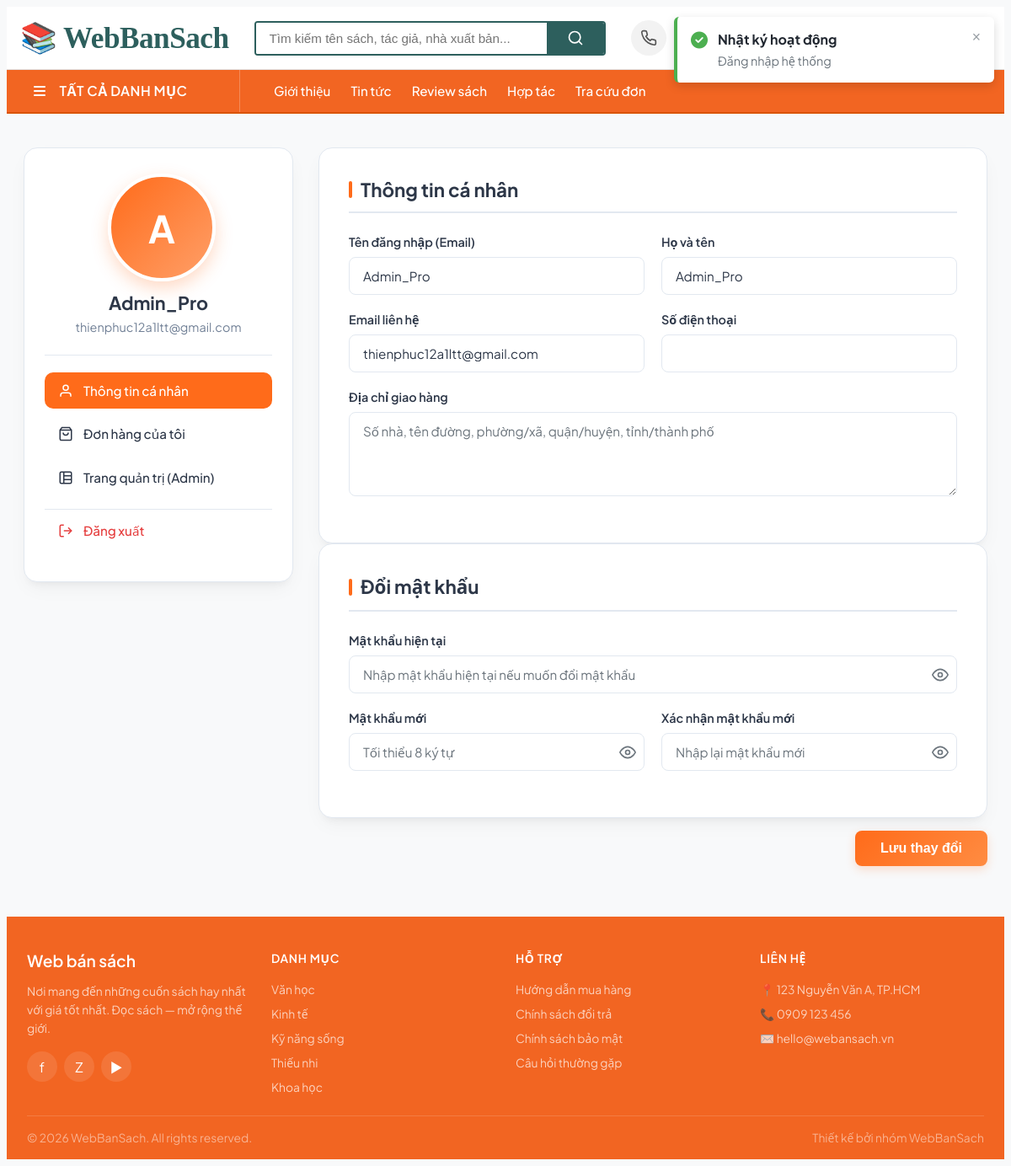
/auth/pages/profile.php (signed in), run on the app's committed database.
### tables this page shows
CREATE TABLE IF NOT EXISTS `user` (
  `CustomerID` int NOT NULL AUTO_INCREMENT,
  `RoleID` int DEFAULT NULL,
  `LastName` varchar(50) NOT NULL,
  `FirstName` varchar(50) NOT NULL,
  `Email` varchar(100) NOT NULL,
  `Password` varchar(255) NOT NULL,
  `Phone` varchar(20) DEFAULT NULL,
  `Address` text,
  `CreatedDate` datetime DEFAULT CURRENT_TIMESTAMP,
  `username` varchar(100) DEFAULT NULL,
  `ResetToken` varchar(10) DEFAULT NULL,
  `ResetTokenExpires` datetime DEFAULT NULL,
  PRIMARY KEY (`CustomerID`),
  UNIQUE KEY `Email` (`Email`),
  KEY `fk_user_role` (`RoleID`)
);

### auth/controller/profilecontroller.php (called while the page is built, shortened)
<?php
require_once __DIR__ . '/../models/Customer.php';
class ProfileController
{
    private $customerModel;
    public function __construct()
    {
        $this->customerModel = new Customer();
    }
    public function getUserProfile(int $userId): ?array
    {
        return $this->customerModel->getUserProfile($userId);
    }
}

### auth/models/Customer.php (called while the page is built, shortened)
<?php
class Customer
{
    private $conn;
    private $table = 'user';
    public function __construct()
    {
        $this->conn = $GLOBALS['conn'];
    }
    private function getRoleName(int $roleId): string
    {
        $roles = [
            1 => 'admin',
            2 => 'customer'
        ];
        return $roles[$roleId] ?? 'customer';
    }
    private function mapRowToUser(array $row): array
    {
        $fullName = trim(($row['LastName'] ?? '') . ' ' . ($row['FirstName'] ?? ''));
        return [
            'id' => (int) $row['CustomerID'],
            'username' => $row['username'] ?? $row['Email'] ?? '',
            'email' => $row['Email'],
            'password' => $row['Password'] ?? '',
            'full_name' => $fullName,
            'phone' => $row['Phone'] ?? '',
            'address' => $row['Address'] ?? '',
            'role' => $this->getRoleName((int) ($row['RoleID'] ?? 2)),
            'role_id' => (int) ($row['RoleID'] ?? 2),
            'created_at' => $row['CreatedDate'] ?? null
        ];
    }
    public function findById(int $id): ?array
    {
        $sql = "SELECT CustomerID, RoleID, LastName, FirstName, Email, username, Phone, Address, CreatedDate
                FROM {$this->table}
                WHERE CustomerID = ?
                LIMIT 1";
        $stmt = $this->conn->prepare($sql);
        $stmt->bind_param('i', $id);
        $stmt->execute();
        $result = $stmt->get_result();
        if ($result->num_rows > 0) {
            return $this->mapRowToUser($result->fetch_assoc());
        }
        return null;
    }
    public function getUserProfile(int $id): ?array
    {
        return $this->findById($id);
    }
}

### auth/pages/profile.php (the view, shortened to what this page needs)
<?php
$sessionUser = $_SESSION['user'] ?? $_SESSION['admin'] ?? null;
require_once '../../config/db.php';
require_once '../../auth/controller/profilecontroller.php';
include '../../includes/header.php';
$userId = $sessionUser['id'];
$profileController = new ProfileController();
$userData = $profileController->getUserProfile($userId);
?>
<main>
    <div class="profile-page-container">
        <div class="profile-layout">
            <aside class="profile-sidebar">
                <div class="profile-avatar-container">
                    <div class="profile-avatar-large">
                        <?php echo strtoupper(substr($userData['full_name'] ?? 'U', 0, 1)); ?>
                    </div>
                </div>
                <div class="profile-user-info">
                    <h2><?php echo htmlspecialchars($userData['full_name'] ?? 'User'); ?></h2>
                    <p><?php echo htmlspecialchars($userData['email'] ?? ''); ?></p>
                </div>
                <ul class="profile-nav-menu">
                    <li class="profile-nav-item active">
                        <a href="#">
                            <svg width="18" height="18" viewBox="0 0 24 24" fill="none" stroke="currentColor"
                                stroke-width="2">
                                <path d="M20 21v-2a4 4 0 0 0-4-4H8a4 4 0 0 0-4 4v2"></path>
                                <circle cx="12" cy="7" r="4"></circle>
                            </svg>
                            Thông tin cá nhân
                        </a>
                    </li>
                    <li class="profile-nav-item">
                        <a href="/WebBanSach/cart/history.php">
                            <svg width="18" height="18" viewBox="0 0 24 24" fill="none" stroke="currentColor"
                                stroke-width="2">
                                <path d="M6 2L3 6v14a2 2 0 0 0 2 2h14a2 2 0 0 0 2-2V6l-3-4z"></path>
                                <line x1="3" y1="6" x2="21" y2="6"></line>
                                <path d="M16 10a4 4 0 0 1-8 0"></path>
                            </svg>
                            Đơn hàng của tôi
                        </a>
                    </li>
                    <?php if (strtolower($sessionUser['role'] ?? '') === 'admin'): ?>
                    <li class="profile-nav-item">
                        <a href="/WebBanSach/admin/index.php">
                            <svg width="18" height="18" viewBox="0 0 24 24" fill="none" stroke="currentColor"
                                stroke-width="2">
                                <rect x="3" y="3" width="18" height="18" rx="2" ry="2"></rect>
                                <line x1="9" y1="3" x2="9" y2="21"></line>
                                <line x1="9" y1="9" x2="21" y2="9"></line>
                                <line x1="9" y1="15" x2="21" y2="15"></line>
                            </svg>
                            Trang quản trị (Admin)
                        </a>
                    </li>
                    <?php endif; ?>
                    <li class="profile-nav-item logout">
                        <a href="#"
                            onclick="event.preventDefault(); document.getElementById('logout-form-profile').submit();">
                            <svg width="18" height="18" viewBox="0 0 24 24" fill="none" stroke="currentColor"
                                stroke-width="2">
                                <path d="M9 21H5a2 2 0 0 1-2-2V5a2 2 0 0 1 2-2h4"></path>
                                <polyline points="16 17 21 12 16 7"></polyline>
                                <line x1="21" y1="12" x2="9" y2="12"></line>
                            </svg>
                            Đăng xuất
                        </a>
                    </li>
                </ul>
            </aside>
            <div class="profile-content-area">
                <form action="/WebBanSach/auth/pages/profile.php" method="POST">
                    <section class="profile-card">
                        <h2 class="profile-card-title">Thông tin cá nhân</h2>
                        <div class="form-grid">
                            <div class="form-group">
                                <label for="username">Tên đăng nhập (Email)</label>
                                <input type="text" id="username" name="username" class="form-control"
                                    value="<?php echo htmlspecialchars($userData['username'] ?? ''); ?>" required
                                    readonly>
                            </div>
                            <div class="form-group">
                                <label for="full_name">Họ và tên</label>
                                <input type="text" id="full_name" name="full_name" class="form-control"
                                    value="<?php echo htmlspecialchars($userData['full_name'] ?? ''); ?>" required>
                            </div>
                            <div class="form-group">
                                <label for="email">Email liên hệ</label>
                                <input type="email" id="email" name="email" class="form-control"
                                    value="<?php echo htmlspecialchars($userData['email'] ?? ''); ?>" required>
                            </div>
                            <div class="form-group">
                                <label for="phone">Số điện thoại</label>
                                <input type="tel" id="phone" name="phone" class="form-control"
                                    value="<?php echo htmlspecialchars($userData['phone'] ?? ''); ?>">
                            </div>
                            <div class="form-group form-group-full">
                                <label for="address">Địa chỉ giao hàng</label>
                                <textarea id="address" name="address" class="form-control"
                                    placeholder="Số nhà, tên đường, phường/xã, quận/huyện, tỉnh/thành phố"><?php echo htmlspecialchars($userData['address'] ?? ''); ?></textarea>
                            </div>
                        </div>
                    </section>
                    <section class="profile-card">
                        <h2 class="profile-card-title">Đổi mật khẩu</h2>
                        <div class="form-grid">
                            <div class="form-group form-group-full">
                                <label for="current_password">Mật khẩu hiện tại</label>
                                <div class="password-wrapper" style="position: relative;">
                                    <input type="password" id="current_password" name="current_password"
                                        class="form-control" autocomplete="current-password"
                                        placeholder="Nhập mật khẩu hiện tại nếu muốn đổi mật khẩu" style="padding-right: 40px;">
                                    <button type="button" class="toggle-password" style="position: absolute; right: 10px; top: 50%; transform: translateY(-50%); background: none; border: none; cursor: pointer; color: var(--color-text-light); display: flex; align-items: center; justify-content: center; z-index: 10; padding: 0;" aria-label="Hiện mật khẩu">
                                        <svg width="20" height="20" viewBox="0 0 24 24" fill="none" stroke="currentColor" stroke-width="2" stroke-linecap="round" stroke-linejoin="round">
                                            <path d="M1 12s4-8 11-8 11 8 11 8-4 8-11 8-11-8-11-8z"></path>
                                            <circle cx="12" cy="12" r="3"></circle>
                                        </svg>
                                    </button>
                                </div>
                            </div>
                            <div class="form-group">
                                <label for="new_password">Mật khẩu mới</label>
                                <div class="password-wrapper" style="position: relative;">
                                    <input type="password" id="new_password" name="new_password" class="form-control"
                                        autocomplete="new-password" placeholder="Tối thiểu 8 ký tự" style="padding-right: 40px;">
                                    <button type="button" class="toggle-password" style="position: absolute; right: 10px; top: 50%; transform: translateY(-50%); background: none; border: none; cursor: pointer; color: var(--color-text-light); display: flex; align-items: center; justify-content: center; z-index: 10; padding: 0;" aria-label="Hiện mật khẩu">
                                        <svg width="20" height="20" viewBox="0 0 24 24" fill="none" stroke="currentColor" stroke-width="2" stroke-linecap="round" stroke-linejoin="round">
                                            <path d="M1 12s4-8 11-8 11 8 11 8-4 8-11 8-11-8-11-8z"></path>
                                            <circle cx="12" cy="12" r="3"></circle>
                                        </svg>
                                    </button>
                                </div>
                            </div>
                            <div class="form-group">
                                <label for="confirm_password">Xác nhận mật khẩu mới</label>
                                <div class="password-wrapper" style="position: relative;">
                                    <input type="password" id="confirm_password" name="confirm_password"
                                        class="form-control" autocomplete="new-password"
                                        placeholder="Nhập lại mật khẩu mới" style="padding-right: 40px;">
                                    <button type="button" class="toggle-password" style="position: absolute; right: 10px; top: 50%; transform: translateY(-50%); background: none; border: none; cursor: pointer; color: var(--color-text-light); display: flex; align-items: center; justify-content: center; z-index: 10; padding: 0;" aria-label="Hiện mật khẩu">
                                        <svg width="20" height="20" viewBox="0 0 24 24" fill="none" stroke="currentColor" stroke-width="2" stroke-linecap="round" stroke-linejoin="round">
                                            <path d="M1 12s4-8 11-8 11 8 11 8-4 8-11 8-11-8-11-8z"></path>
                                            <circle cx="12" cy="12" r="3"></circle>
                                        </svg>
                                    </button>
                                </div>
                            </div>
                        </div>
                    </section>
                    <div class="profile-btn-container">
                        <button type="submit" class="btn-save">Lưu thay đổi</button>
                    </div>
                </form>
            </div>
        </div>
    </div>
</main>
<?php include '../../includes/footer.php'; ?>

### assets/css/variables.css (style rules this page uses)
:root { --color-primary-dark: #1e4241; --color-primary: #2d5f5d; --color-secondary: #f9b234; --color-accent: #e85d04; --color-accent-dark: #c44d03; --color-background: #f8f9fa; --color-surface: #ffffff; --color-border: #e0e0e0; --color-text: #222831; --color-text-light: #6c757d; --color-success: #4caf50; --color-error: #e63946; --color-warning: #ffb703; --color-info: #2196f3; --font-family-base: 'Plus Jakarta Sans', 'Segoe UI', Roboto, Helvetica, Arial, sans-serif; --font-size-base: 15px; --font-size-xxs: 0.733rem; --font-size-sm: 0.866rem; --font-size-md: 1rem; --font-size-lg: 1.2rem; --font-size-xl: 1.466rem; --font-size-xxl: 1.866rem; --font-size-3xl: 2.4rem; --font-weight-normal: 400; --font-weight-medium: 500; --font-weight-bold: 600; --font-weight-extra-bold: 700; --line-height-base: 1.6; --spacing-xxs: 2px; --spacing-xs: 4px; --spacing-sm: 8px; --spacing-md: 16px; --spacing-lg: 24px; --spacing-xl: 40px; --spacing-xxl: 64px; --border-radius-sm: 4px; --border-radius: 6px; --border-radius-lg: 12px; --border-width: 1px; --box-shadow-sm: 0 1px 3px rgba(44, 62, 80, 0.08); --box-shadow-md: 0 4px 12px rgba(44, 62, 80, 0.12); --box-shadow-lg: 0 8px 24px rgba(44, 62, 80, 0.16); --transition-fast: 0.15s cubic-bezier(0.4, 0, 0.2, 1); --transition-base: 0.3s cubic-bezier(0.4, 0, 0.2, 1); --transition-slow: 0.5s cubic-bezier(0.4, 0, 0.2, 1); }

### assets/css/components/form.css (style rules this page uses)
.form-group { display: flex; flex-direction: column; gap: var(--spacing-xs); min-width: 0; }
.form-control { box-sizing: border-box; width: 100%; min-width: 0; padding: var(--spacing-sm) var(--spacing-md); font-family: var(--font-family-base); font-size: var(--font-size-md); color: var(--color-text); background-color: var(--color-surface); border: var(--border-width) solid var(--color-border); border-radius: var(--border-radius); transition: border-color var(--transition-fast), box-shadow var(--transition-fast); }
.form-control::placeholder { color: var(--color-text-light); }
textarea.form-control { min-height: 120px; resize: vertical; }

### data on the page
user: Email "thienphuc12a1ltt@gmail.com", username "Admin_Pro", email "thienphuc12a1ltt@gmail.com"

### other printed values
substr($userData['full_name'] ?? 'U', 0, 1) "A"
$userData['full_name'] "Admin_Pro"
$toastMsg "Đăng nhập hệ thống"
